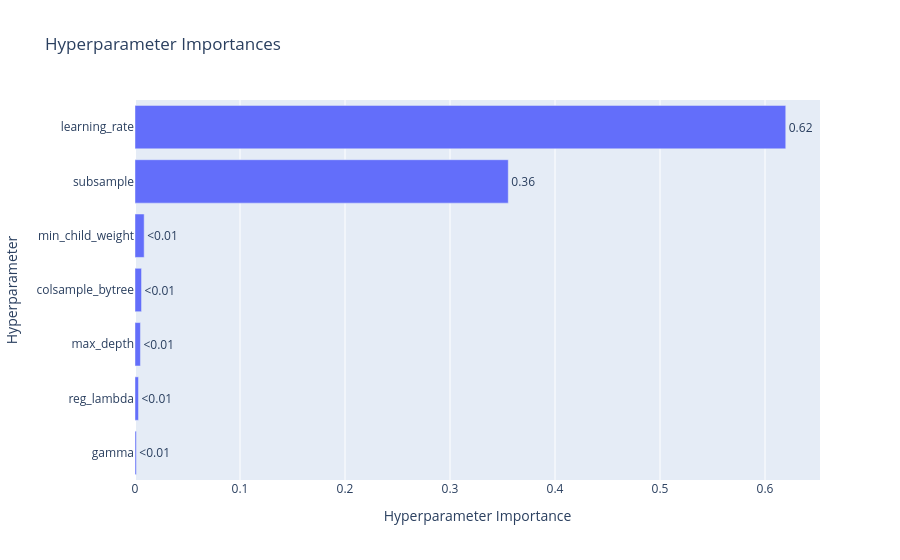

The code cell stored with this chart in its notebook:
### Markdown cell above
Model 1b:

### Code cell
if __name__ == "__main__":
    start_time = datetime.now()
    
    # set data
    model_id = "model_1b"
    model_category = "xgboost"
    
    # load data
    X_data = pd.read_csv(f"data/X_train_{model_id}.csv", keep_default_na=False)
    y_data = pd.read_csv(f"data/y_train_{model_id}.csv", keep_default_na=False).values.ravel()

    # run 100 trails
    study = optuna.create_study(direction="maximize", study_name=f"{model_id}_tuning", sampler=optuna.samplers.TPESampler(seed=2020))
    study.optimize(lambda trial: objective_a(trial, X_data, y_data), n_trials=100, n_jobs=-1)
    # save as fig
    fig = optuna.visualization.plot_param_importances(study)
    fig.show()
    save_path = f"figures/{model_id}_{model_category}_param_importance.png"
    fig.write_image(save_path)
    print(f"Time: {datetime.now() - start_time}")

### Figure 1 — Plotly figure (JSON) as saved in the notebook; plotly's stock layout.template omitted (floating-point values rounded to 4 significant figures)
{"data": [{"cliponaxis": false, "hovertemplate": ["gamma (FloatDistribution): 0.0012826638467332582<extra></extra>", "reg_lambda (FloatDistribution): 0.0033145505778770824<extra></extra>", "max_depth (IntDistribution): 0.005183917577300485<extra></extra>", "colsample_bytree (FloatDistribution): 0.0062203111887014695<extra></extra>", "min_child_weight (IntDistribution): 0.008732974713435695<extra></extra>", "subsample (FloatDistribution): 0.355499375185574<extra></extra>", "learning_rate (FloatDistribution): 0.619766206910378<extra></extra>"], "name": "Objective Value", "orientation": "h", "text": ["<0.01", "<0.01", "<0.01", "<0.01", "<0.01", "0.36", "0.62"], "textposition": "outside", "type": "bar", "x": [0.001283, 0.003315, 0.005184, 0.00622, 0.008733, 0.3555, 0.6198], "y": ["gamma", "reg_lambda", "max_depth", "colsample_bytree", "min_child_weight", "subsample", "learning_rate"]}], "layout": {"title": {"text": "Hyperparameter Importances"}, "xaxis": {"title": {"text": "Hyperparameter Importance"}}, "yaxis": {"title": {"text": "Hyperparameter"}}}}
